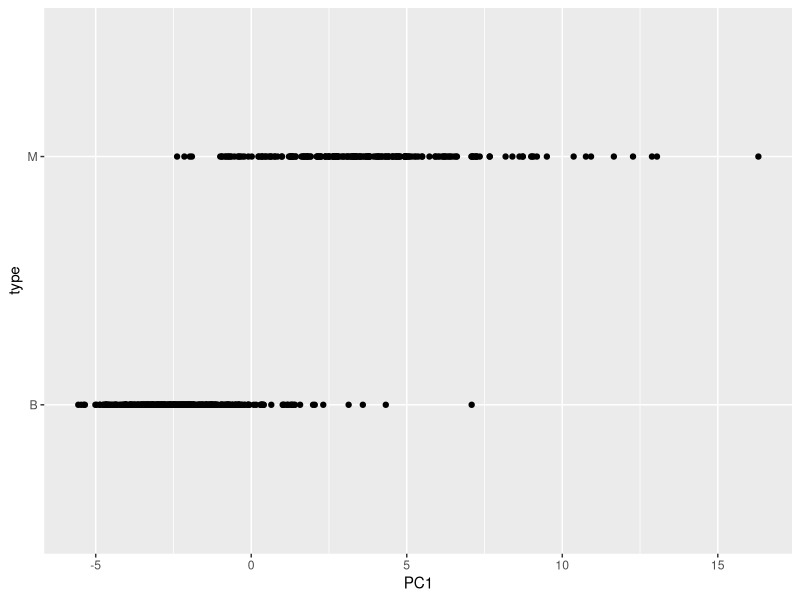
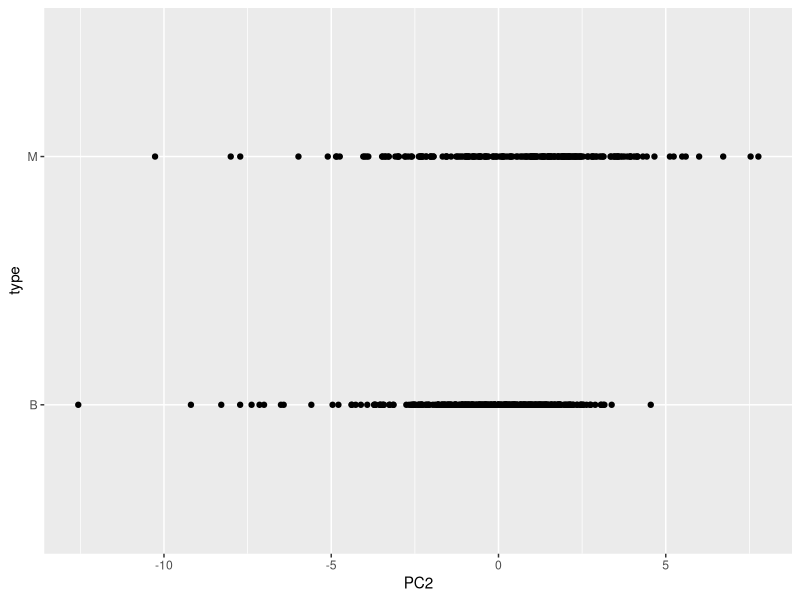

The R source for these figures, in order: (Note: this script raises an error after producing the figures.)
options(digits = 3)
library(matrixStats)
library(tidyverse)
library(caret)
library(dslabs)
data(brca)

# how many sample are in the dataset

NROW(brca$y)
NROW(brca$x)

# how many predictors are in the matrix

NCOL(brca$x)

# proportion of malgninant

prop <- sum(brca$y == "M") / length(brca$y)

# column with high mean

col_means <- colMeans(brca$x)
max_mean <- which.max(col_means)

# which column with low standard deviation

col_sd <- colSds(brca$x)
min <- which.min(col_sd)

# sweep the column two times, subtract column means then divide column standard deviation

x_centerd <- sweep(brca$x, 2, colMeans(brca$x))
x_scaled <- sweep(x_centerd, 2, colSds(brca$x), FUN = "/")

first_coumn_sd <- sd(x_scaled[,1])
first_coumn_sd <- median(x_scaled[,1])

# proportion of variance explained by first component 
# and number of component that can represent 90% of variance

pca_result <- prcomp(x_scaled)
pca_var <- cumsum(pca_result$sdev^2) / sum(pca_result$sdev^2)
number_of_component <- sum(pca_var <= 0.9) + 1

# Plot the first two principal components with color representing tumor type
# Malignant tumors tend to have larger values of PC1 than benign tumors.

data.frame(pca_result$x[,1:2], type =  brca$y) %>% ggplot(aes(PC1,type)) + geom_point()
data.frame(pca_result$x[,1:2], type =  brca$y) %>% ggplot(aes(PC2,type)) + geom_point()

# Make a boxplot of the first 10 PCs grouped by tumor type
# Which PCs are significantly different enough by tumor type that there is no overlap in the interquartile ranges (IQRs) for benign and malignant samples?

data.frame(type = brca$y, pca_result[,1:10]) %>% gather(key="PC", value="value", -type) %>% ggplot(aes(PC, value, fill=type))

# scale brca data into test set and trainning set

set.seed(1) 
test_index <- createDataPartition(brca$y, times = 1, p = 0.2, list = FALSE)
test_x <- x_scaled[test_index,]
test_y <- brca$y[test_index]
train_x <- x_scaled[-test_index,]
train_y <- brca$y[-test_index]

# proportion of benign in training and test set

prop_b_test <- sum(test_y == 'B') / length(test_y)
prop_b_train <- sum(train_y == 'B') / length(train_y)

# train with logistic regression using caret 

train_glm <- train(train_x, train_y, method="glm")
y_hat_glm <- predict(train_glm, test_x)
mean(y_hat_glm == test_y) #accuracy

# train with loess using caret 

set.seed(5)
train_loess <- train(train_x, train_y, method = "gamLoess")
y_hat_loess <- predict(train_loess, test_x)
mean(y_hat_loess == test_y) #accuracy

# train with knn using caret

set.seed(7)
train_knn <- train(train_x, train_y, method = 'knn', tuneGrid = data.frame(k=seq(3,21)))
train_knn$bestTune #utilized K
y_hat_knn <- predict(train_knn, test_x)
mean(y_hat_knn == test_y)

# train with random forest using caret while keeping importances

set.seed(9)
grid <- data.frame(mtry = c(3,5,7,9))
train_randomforest <- train(train_x, train_y, method = 'rf', tuneGrid = grid, importance = TRUE)
y_hat_randomforest <- predict(train_randomforest, test_x)
mean(y_hat_randomforest == test_y)
varImp(train_randomforest)

# creating ensemble of the above data starting from logistic regression to the end

ensemble <- cbind(glm = y_hat_glm == "B", loess = y_hat_loess == 'B', rf = y_hat_randomforest == 'B', knn = y_hat_knn == 'B')
ensemble_hats <- ifelse(rowMeans(ensemble) > 0.5, "B", "M")
mean(ensemble_hats == test_y)
